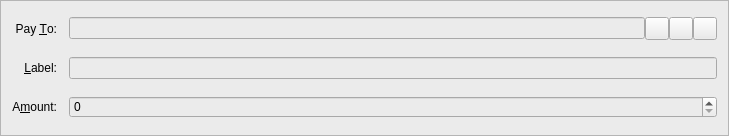
<?xml version="1.0" encoding="UTF-8"?>
<ui version="4.0">
 <class>SendCoinsEntry</class>
 <widget class="QFrame" name="SendCoinsEntry">
  <property name="geometry">
   <rect>
    <x>0</x>
    <y>0</y>
    <width>729</width>
    <height>136</height>
   </rect>
  </property>
  <property name="windowTitle">
   <string>Form</string>
  </property>
  <property name="styleSheet">
   <string notr="true">background-color: rgb(235, 235, 235);</string>
  </property>
  <property name="frameShape">
   <enum>QFrame::StyledPanel</enum>
  </property>
  <property name="frameShadow">
   <enum>QFrame::Sunken</enum>
  </property>
  <layout class="QGridLayout" name="gridLayout">
   <property name="spacing">
    <number>12</number>
   </property>
   <item row="5" column="0">
    <widget class="QLabel" name="label">
     <property name="text">
      <string>A&amp;mount:</string>
     </property>
     <property name="alignment">
      <set>Qt::AlignRight|Qt::AlignTrailing|Qt::AlignVCenter</set>
     </property>
     <property name="buddy">
      <cstring>payAmount</cstring>
     </property>
    </widget>
   </item>
   <item row="3" column="0">
    <widget class="QLabel" name="label_2">
     <property name="text">
      <string>Pay &amp;To:</string>
     </property>
     <property name="alignment">
      <set>Qt::AlignRight|Qt::AlignTrailing|Qt::AlignVCenter</set>
     </property>
     <property name="buddy">
      <cstring>payTo</cstring>
     </property>
    </widget>
   </item>
   <item row="5" column="1">
    <widget class="BitcoinAmountField" name="payAmount"/>
   </item>
   <item row="4" column="0">
    <widget class="QLabel" name="label_4">
     <property name="text">
      <string>&amp;Label:</string>
     </property>
     <property name="alignment">
      <set>Qt::AlignRight|Qt::AlignTrailing|Qt::AlignVCenter</set>
     </property>
     <property name="buddy">
      <cstring>addAsLabel</cstring>
     </property>
    </widget>
   </item>
   <item row="3" column="1">
    <layout class="QHBoxLayout" name="payToLayout">
     <property name="spacing">
      <number>0</number>
     </property>
     <item>
      <widget class="QValidatedLineEdit" name="payTo">
       <property name="toolTip">
        <string>The address to send the payment to (e.g. 1NS17iag9jJgTHD1VXjvLCEnZuQ3rJDE9L)</string>
       </property>
       <property name="maxLength">
        <number>34</number>
       </property>
      </widget>
     </item>
     <item>
      <widget class="QToolButton" name="addressBookButton">
       <property name="toolTip">
        <string>Choose address from address book</string>
       </property>
       <property name="text">
        <string/>
       </property>
       <property name="icon">
        <iconset resource="../bitcoin.qrc">
         <normaloff>:/icons/address-book</normaloff>:/icons/address-book</iconset>
       </property>
       <property name="shortcut">
        <string>Alt+A</string>
       </property>
      </widget>
     </item>
     <item>
      <widget class="QToolButton" name="pasteButton">
       <property name="toolTip">
        <string>Paste address from clipboard</string>
       </property>
       <property name="text">
        <string/>
       </property>
       <property name="icon">
        <iconset resource="../bitcoin.qrc">
         <normaloff>:/icons/editpaste</normaloff>:/icons/editpaste</iconset>
       </property>
       <property name="shortcut">
        <string>Alt+P</string>
       </property>
      </widget>
     </item>
     <item>
      <widget class="QToolButton" name="deleteButton">
       <property name="toolTip">
        <string>Remove this recipient</string>
       </property>
       <property name="text">
        <string/>
       </property>
       <property name="icon">
        <iconset resource="../bitcoin.qrc">
         <normaloff>:/icons/remove</normaloff>:/icons/remove</iconset>
       </property>
      </widget>
     </item>
    </layout>
   </item>
   <item row="4" column="1">
    <widget class="QValidatedLineEdit" name="addAsLabel">
     <property name="toolTip">
      <string>Enter a label for this address to add it to your address book</string>
     </property>
    </widget>
   </item>
  </layout>
 </widget>
 <customwidgets>
  <customwidget>
   <class>BitcoinAmountField</class>
   <extends>QSpinBox</extends>
   <header>bitcoinamountfield.h</header>
   <container>1</container>
  </customwidget>
  <customwidget>
   <class>QValidatedLineEdit</class>
   <extends>QLineEdit</extends>
   <header>qvalidatedlineedit.h</header>
  </customwidget>
 </customwidgets>
 <resources>
  <include location="../bitcoin.qrc"/>
 </resources>
 <connections/>
</ui>
